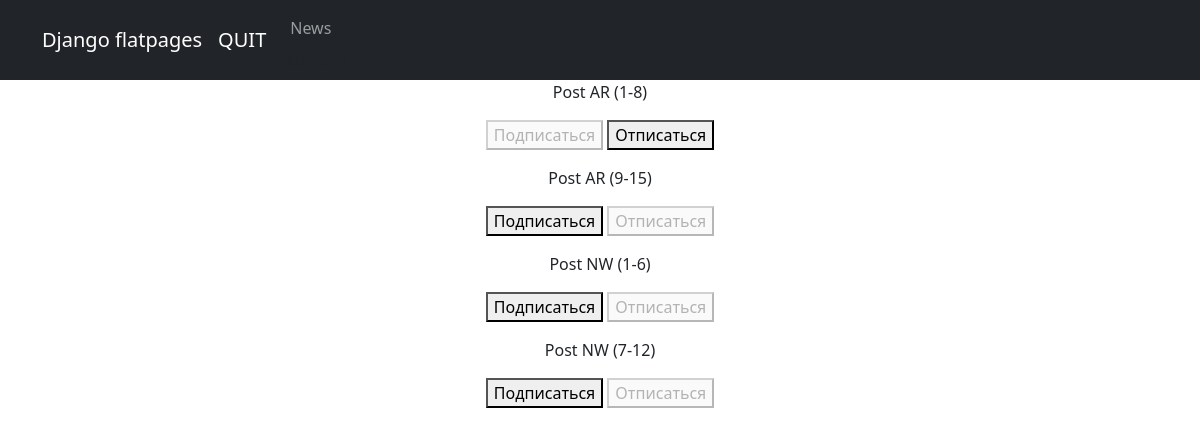
The page /news/subscriptions/ (signed in) on the database its author committed.
### news/models.py (models this page shows, shortened)
class Category(models.Model):
    name = models.CharField(max_length=64, unique=True)

### news/views.py (the view, shortened to what this page needs)
# urls.py: path('subscriptions/', subscriptions, name='subscriptions'),
@login_required
@csrf_protect
def subscriptions(request):
    categories_with_subscriptions = Category.objects.annotate(
        user_subscribed=Exists(
            Subscription.objects.filter(
                user=request.user,
                category=OuterRef('pk'),
            )
        )
    ).order_by('name')
    return render(
        request,
        'subscriptions.html',
        {'categories': categories_with_subscriptions},
    )

### news/templates/subscriptions.html (shortened to what this page needs)
{% extends 'news/default.html' %}
{% block content %}
    {% for category in categories  %}
        <p>
            {{ category.name }}
            <form method="post">
                {% if category.user_subscribed %}
                    <button disabled>Подписаться</button>
                    <button name="action" value="unsubscribe">Отписаться</button>
                {% else %}
                    <button name="action" value="subscribe">Подписаться</button>
                    <button disabled>Отписаться</button>
                {% endif %}
            </form>
        </p>
    {% endfor %}
{% endblock content %}

### rows shown on the page
Category: name "Post AR (1-8)", shows "Подписаться"
Category: name "Post AR (9-15)", shows "Подписаться"
Category: name "Post NW (1-6)", shows "Подписаться"
Category: name "Post NW (7-12)", shows "Подписаться"
